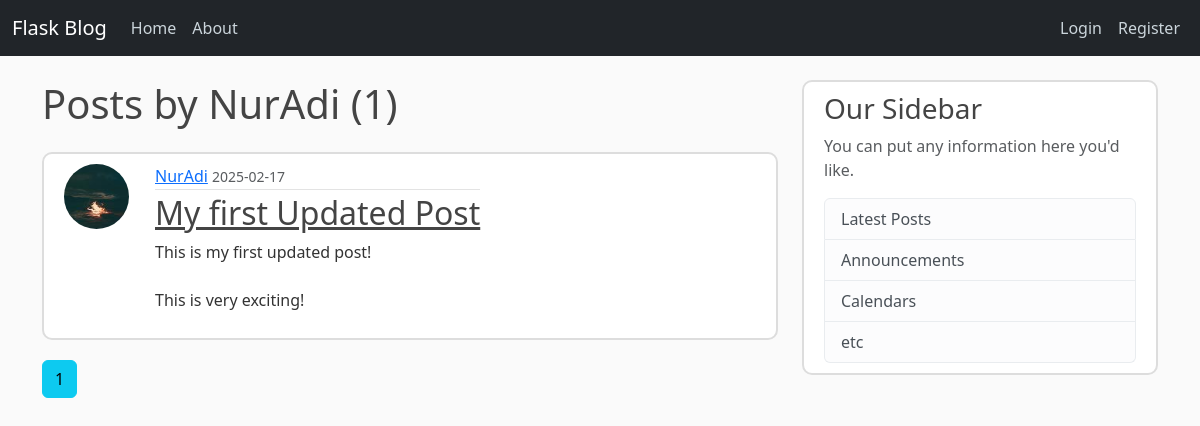
Page /user/NurAdi on the earlier database version.
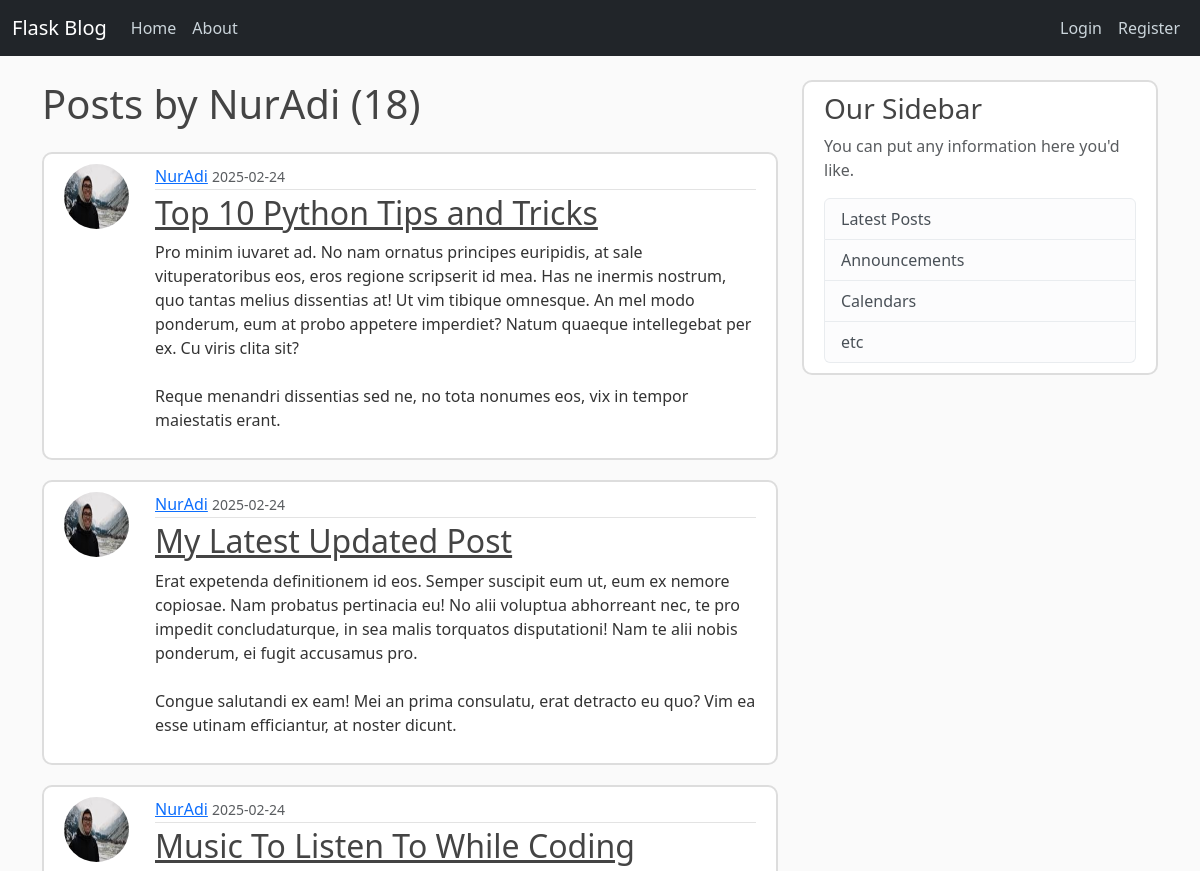
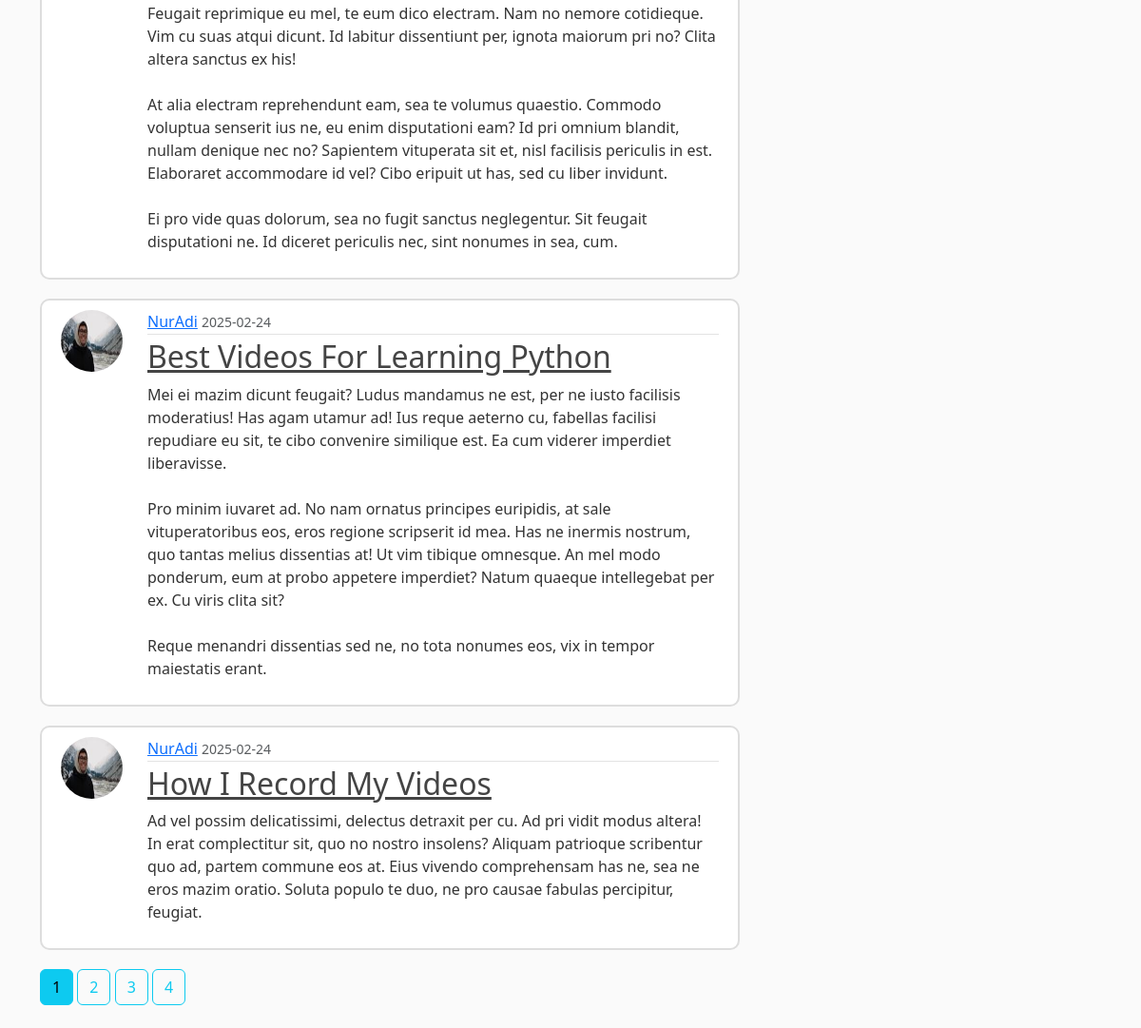
Same page on the later database version (2 pictures, top to bottom).
### flaskblog/models.py (models this page shows, shortened)
class User(db.Model, UserMixin):
    id = db.Column(db.Integer, primary_key=True)
    username = db.Column(db.String(20), unique=True, nullable=False)
    email = db.Column(db.String(120), unique=True, nullable=False)
    image_file = db.Column(db.String(20), nullable=False, default='default.jpg')
    password = db.Column(db.String(60), nullable=False)
    posts = db.relationship('Post', backref='author', lazy=True)

class Post(db.Model):
    id = db.Column(db.Integer, primary_key=True)
    title = db.Column(db.String(20), nullable=False)
    date_posted = db.Column(db.DateTime, nullable=False, default=datetime.now)
    content = db.Column(db.Text, nullable=False)
    user_id = db.Column(db.Integer, db.ForeignKey('user.id'), nullable=False)

### flaskblog/routes.py (the view)
@app.route('/user/<string:username>')
def user_posts(username):
    page = request.args.get('page', 1, type=int)
    user = User.query.filter_by(username=username).first_or_404()
    posts = Post.query.filter_by(author=user)\
        .order_by(Post.date_posted.desc())\
        .paginate(page=page, per_page=5)
    return render_template('user_posts.html', posts=posts, user=user)

### flaskblog/templates/user_posts.html
{% extends 'layout.html' %}
{% block content %}
	<h1 class="mb-4">Posts by {{ user.username }} ({{ posts.total }})</h1>
    {% for post in posts %}
        <article class="media content-section">
            <img class="rounded-circle article-img" src="{{ url_for('static', filename='profile_pics/' + post.author.image_file) }}">
          <div class="media-body">
            <div class="article-metadata">
              <a class="mr-2" href="{{ url_for('user_posts', username=post.author.username) }}">{{ post.author.username }}</a>
              <small class="text-muted">{{ post.date_posted.strftime('%Y-%m-%d') }}</small>
            </div>
            <h2><a class="article-title" href="{{ url_for('post', post_id=post.id )}}">{{ post.title }}</a></h2>
            <p class="article-content">{{ post.content }}</p>
          </div>
        </article>
    {% endfor %}
    {% for page_num in posts.iter_pages(left_edge=1, right_edge=1, left_current=1, right_current=2) %}
        {% if page_num %}
            {% if page_num == posts.page %}
                <a class="btn btn-info mb-4" href="{{ url_for('user_posts', username=user.username, page=page_num) }}">{{ page_num }}</a>
            {% else %}
                <a class="btn btn-outline-info mb-4" href="{{ url_for('user_posts', username=user.username, page=page_num) }}">{{ page_num }}</a>
            {% endif %}
        {% else %}
            ...
        {% endif %}
    {% endfor %}
{% endblock content %}

### flaskblog/templates/layout.html (shortened to what this page needs)
<!doctype html>
<html lang="en">
<head>
    <link href="https://cdn.jsdelivr.net/npm/bootstrap@5.3.0/dist/css/bootstrap.min.css" rel="stylesheet">
    <link rel="stylesheet" type="text/css" href="{{ url_for('static', filename='main.css') }}">
</head>
<body>
    <header class="site-header">
        <nav class="navbar navbar-expand-md navbar-dark bg-dark fixed-top">
            <div class="container-fluid">
                <a class="navbar-brand" href="/">Flask Blog</a>
                <div class="collapse navbar-collapse" id="navbarToggle">
                    <div class="navbar-nav me-auto">
                        <a class="nav-item nav-link" href="{{ url_for('home') }}">Home</a>
                        <a class="nav-item nav-link" href="{{ url_for('about') }}">About</a>
                    </div>
                    <div class="navbar-nav">
                        {% if current_user.is_authenticated %}
                            <a class="nav-item nav-link" href="{{ url_for('new_post') }}">New Post</a>
                            <a class="nav-item nav-link" href="{{ url_for('account') }}">Account</a>
                            <a class="nav-item nav-link" href="{{ url_for('logout') }}">Logout</a>
                        {% else %}
                            <a class="nav-item nav-link" href="{{ url_for('login') }}">Login</a>
                            <a class="nav-item nav-link" href="{{ url_for('register') }}">Register</a>
                        {% endif %}
                    </div>
                </div>
            </div>
        </nav>
    </header>
    <main role="main" class="container mt-5">
        <div class="row">
            <div class="col-md-8">
                {% block content %}{% endblock %}
            </div>
            <div class="col-md-4">
                <div class="content-section">
                    <h3>Our Sidebar</h3>
                    <p class='text-muted'>You can put any information here you'd like.</p>
                    <ul class="list-group">
                        <li class="list-group-item list-group-item-light">Latest Posts</li>
                        <li class="list-group-item list-group-item-light">Announcements</li>
                        <li class="list-group-item list-group-item-light">Calendars</li>
                        <li class="list-group-item list-group-item-light">etc</li>
                    </ul>
                </div>
            </div>
        </div>
    </main>
</body>
</html>

### flaskblog/static/main.css (style rules this page uses)
body { background: #fafafa; color: #333333; margin-top: 5rem; }
h1, h2, h3, h4, h5, h6 { color: #444444; }
.site-header .navbar-nav .nav-link { color: #cbd5db; }
.content-section { background: #ffffff; padding: 10px 20px; border: 2px solid #dddddd; border-radius: 10px; margin-bottom: 20px; }
.article-title { color: #444444; }
.article-content { white-space: pre-line; }
.article-img { height: 65px; width: 65px; margin-right: 16px; }
.article-metadata { padding-bottom: 1px; margin-bottom: 4px; border-bottom: 1px solid #e3e3e3 }
.media { display: flex; align-items: left; }
.media-body { margin-left: 10px; }

Differences in the rows shown:
no longer on this page (row unchanged): Post: image_file (picture), author.username "NurAdi", date_posted "2025-02-17", title "My first Updated Post", content "This is my first updated post! This is very exciting!"
added Post: image_file (picture), author.username "NurAdi", date_posted "2025-02-24", title "Top 10 Python Tips and Tricks", content "Pro minim iuvaret ad. No nam ornatus principes euripidis, at sale vituperatoribus eos, eros regione scripserit id mea. Has ne inermis nostrum, quo tantas melius dissentias at! Ut vim tibique omnesque. An mel modo ponderum, eum at probo appetere imperdiet? Natum quaeque intellegebat per ex. Cu viris clita sit? Reque menandri dissentias sed ne, no tota nonumes eos, vix in tempor maiestatis erant."
added Post: image_file (picture), author.username "NurAdi", date_posted "2025-02-24", title "My Latest Updated Post", content "Erat expetenda definitionem id eos. Semper suscipit eum ut, eum ex nemore copiosae. Nam probatus pertinacia eu! No alii voluptua abhorreant nec, te pro impedit concludaturque, in sea malis torquatos disputationi! Nam te alii nobis ponderum, ei fugit accusamus pro. Congue salutandi ex eam! Mei an prima consulatu, erat detracto eu quo? Vim ea esse utinam efficiantur, at noster dicunt."
added Post: image_file (picture), author.username "NurAdi", date_posted "2025-02-24", title "Music To Listen To While Coding", content "Feugait reprimique eu mel, te eum dico electram. Nam no nemore cotidieque. Vim cu suas atqui dicunt. Id labitur dissentiunt per, ignota maiorum pri no? Clita altera sanctus ex his! At alia electram reprehendunt eam, sea te volumus quaestio. Commodo voluptua senserit ius ne, eu enim disputationi eam? Id pri omnium blandit, nullam denique nec no? Sapientem vituperata sit et, nisl facilisis periculis in est. Elaboraret accommodare id vel? Cibo eripuit ut has, sed cu liber invidunt. Ei pro vide quas dolorum, sea no fugit sanctus neglegentur. Sit feugait disputationi ne. Id diceret periculis nec, sint nonumes in sea, cum."
added Post: image_file (picture), author.username "NurAdi", date_posted "2025-02-24", title "Best Videos For Learning Python", content "Mei ei mazim dicunt feugait? Ludus mandamus ne est, per ne iusto facilisis moderatius! Has agam utamur ad! Ius reque aeterno cu, fabellas facilisi repudiare eu sit, te cibo convenire similique est. Ea cum viderer imperdiet liberavisse. Pro minim iuvaret ad. No nam ornatus principes euripidis, at sale vituperatoribus eos, eros regione scripserit id mea. Has ne inermis nostrum, quo tantas melius dissentias at! Ut vim tibique omnesque. An mel modo ponderum, eum at probo appetere imperdiet? Natum quaeque intellegebat per ex. Cu viris clita sit? Reque menandri dissentias sed ne, no tota nonumes eos, vix in tempor maiestatis erant."
added Post: image_file (picture), author.username "NurAdi", date_posted "2025-02-24", title "How I Record My Videos", content "Ad vel possim delicatissimi, delectus detraxit per cu. Ad pri vidit modus altera! In erat complectitur sit, quo no nostro insolens? Aliquam patrioque scribentur quo ad, partem commune eos at. Eius vivendo comprehensam has ne, sea ne eros mazim oratio. Soluta populo te duo, ne pro causae fabulas percipitur, feugiat."
Other differences:
{{ posts.total }}: "1" → "18"
new list line: "2"
new list line: "3"
new list line: "4"
